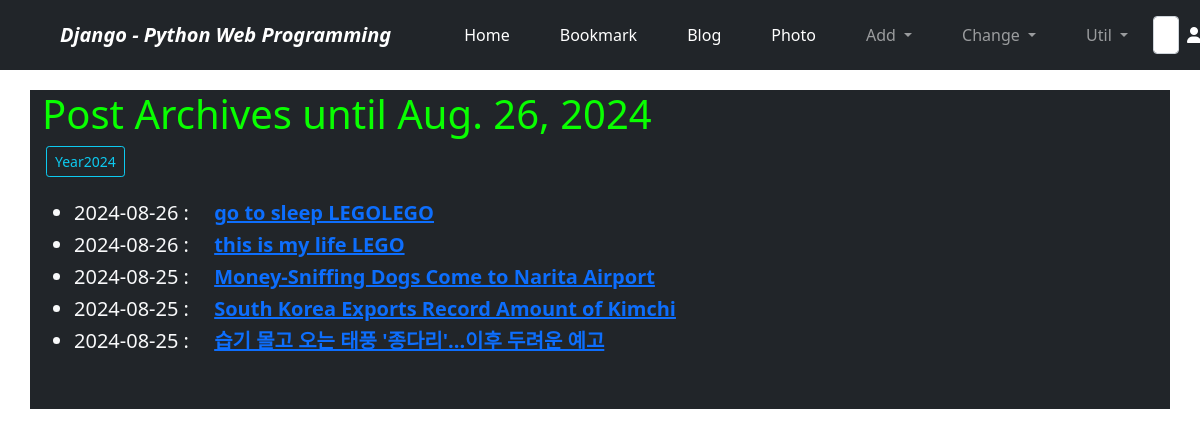
Screenshot of /blog/archive/ with the database file from the repository.
### blog/models.py (models this page shows, shortened)
class Post(models.Model):
    title = models.CharField('TITLE', max_length=50)
    slug = models.SlugField('SLUG', unique=True, allow_unicode=True, help_text='one word for title alias.')
    description = models.CharField('DESCRIPTION', max_length=100, blank=True, help_text='simple description text.')
    content = models.TextField('CONTENT')
    create_dt = models.DateTimeField('CREATE DATE', auto_now_add=True)
    modify_dt = models.DateTimeField('MODIFY DATE', auto_now=True)
    owner = models.ForeignKey(User, on_delete=models.CASCADE, null=True, blank=True, verbose_name='OWNER')
    tags = TaggableManager(blank=True)
    class Meta:
        verbose_name = 'post'
        verbose_name_plural = 'posts'
        db_table = 'blog_posts'
        ordering = ('-modify_dt',)
    def get_absolute_url(self):
        return reverse('blog:post_detail', args=(self.slug,))

### blog/views.py (the view)
# urls.py: path('archive/', PostAV.as_view(), name='post_archive'),
class PostAV(ArchiveIndexView):
    model = Post
    date_field = 'modify_dt'

### blog/templates/blog/post_archive.html (shortened to what this page needs)
{% extends 'base.html' %}
{% block content %}
<h1 style="color:#09ff00">Post Archives until {% now "N d, Y" %}</h1>
{% for date in date_list %}
    <a href="{% url 'blog:post_year_archive' date|date:'Y' %}" class="btn btn-outline-info btn-sm mx-1">Year{{date|date:'Y'}}</a>
{% endfor %}
<br><br>
<div style="padding-bottom: 20px;">
    <ul>
        {% for post in object_list %}
        <li class="h5">{{post.modify_dt|date:'Y-m-d'}}&nbsp;:&emsp;
        <a href="{{ post.get_absolute_url }}"><strong>{{ post.title }}</strong></a></li>
        {% endfor %}
    </ul>
</div>
{% endblock %}

### rows the page displays
Post: modify_dt "2024-08-26", title "go to sleep LEGOLEGO"
Post: modify_dt "2024-08-26", title "this is my life LEGO"
Post: modify_dt "2024-08-25", title "Money-Sniffing Dogs Come to Narita Airport"
Post: modify_dt "2024-08-25", title "South Korea Exports Record Amount of Kimchi"
Post: modify_dt "2024-08-25", title "습기 몰고 오는 태풍 '종다리'...이후 두려운 예고"

### other values shown
{{ date|date:'Y' }} "2024"
